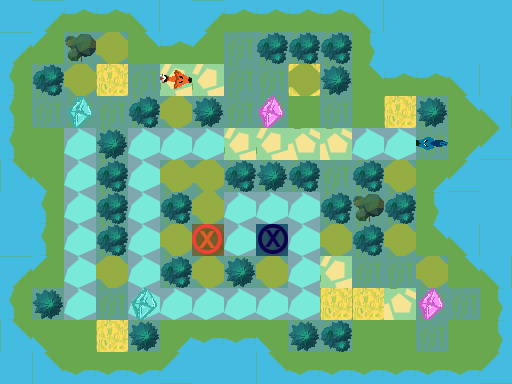

Below is a game level as drawn by its tile map, then a one-line description and the .tmx file that defines it, in full:
An orthogonal 16x12 tile map with 32x32 px tiles, 3 tile layers (Ground, Obstacles, Objects), 1 hidden layer not drawn.

<map version="1.0" orientation="orthogonal" renderorder="right-down" width="16" height="12" tilewidth="32" tileheight="32" nextobjectid="6">
 <tileset firstgid="1" name="TilesetPlaceholder" tilewidth="32" tileheight="32" tilecount="240" columns="10">
  <image source="../../../Tileset.png" width="320" height="768" />
 </tileset>
 <layer name="Ground" width="16" height="12">
  <data encoding="csv">
5,3221225493,1610612747,1610612747,1610612757,5,3221225493,1610612747,1610612747,1610612747,1610612747,1610612757,5,5,5,5,
3221225493,3221225503,7,7,1610612767,1610612747,3221225503,7,7,7,7,11,5,5,5,5,
3221225483,7,7,2,7,8,8,7,7,2,7,1610612767,1610612747,1610612747,1610612757,5,
3221225483,7,7,7,7,7,7,7,7,1,7,1,2,7,1610612767,1610612757,
3221225483,1,18,7,18,18,18,8,8,2684354568,2684354568,18,18,7,31,21,
2684354581,2684354591,18,7,18,7,7,7,7,7,7,7,7,31,21,5,
5,3221225483,18,7,18,7,7,18,18,18,7,7,7,11,5,5,
5,3221225483,18,7,18,7,7,18,7,18,7,7,7,1610612767,1610612757,5,
3221225493,3221225503,18,7,18,7,7,7,7,18,8,7,7,7,1610612767,1610612757,
3221225483,7,18,7,18,18,18,18,18,18,2,2,2684354568,7,7,11,
2684354581,2684354591,1,2,7,31,2684354571,2684354571,2684354591,7,7,1,1,7,1,11,
5,2684354581,2684354571,2684354571,2684354571,21,5,5,2684354581,2684354571,2684354571,2684354571,2684354571,2684354571,2684354571,21
</data>
 </layer>
 <layer name="Obstacles" width="16" height="12">
  <data encoding="csv">
0,0,0,0,0,0,0,0,0,0,0,0,0,0,0,0,
0,0,54,44,0,0,0,0,42,42,42,0,0,0,0,0,
0,42,44,0,0,0,0,0,0,44,53,0,0,0,0,0,
0,0,0,0,42,44,53,0,0,0,0,0,0,53,0,0,
0,0,0,53,0,0,0,0,0,0,0,0,0,0,0,0,
0,0,0,42,0,44,44,42,53,42,0,42,44,0,0,0,
0,0,0,42,0,42,44,0,0,0,42,54,42,0,0,0,
0,0,0,42,0,44,0,0,0,0,44,42,44,0,0,0,
0,0,0,44,0,42,44,53,44,0,0,0,0,44,0,0,
0,53,0,0,0,0,0,0,0,0,0,0,0,0,0,0,
0,0,0,0,53,0,0,0,0,53,42,0,0,0,0,0,
0,0,0,0,0,0,0,0,0,0,0,0,0,0,0,0
</data>
 </layer>
 <layer name="Objects" width="16" height="12">
  <data encoding="csv">
0,0,0,0,0,0,0,0,0,0,0,0,0,0,0,0,
0,0,0,0,0,0,0,0,0,0,0,0,0,0,0,0,
0,0,0,0,0,2684354751,0,0,0,0,0,0,0,0,0,0,
0,0,184,0,0,0,0,0,183,0,0,0,0,0,0,0,
0,0,0,0,0,0,0,0,0,0,0,0,0,1610612928,0,0,
0,0,0,0,0,0,0,0,0,0,0,0,0,0,0,0,
0,0,0,0,0,0,0,0,0,0,0,0,0,0,0,0,
0,0,0,0,0,0,181,0,182,0,0,0,0,0,0,0,
0,0,0,0,0,0,0,0,0,0,0,0,0,0,0,0,
0,0,0,0,184,0,0,0,0,0,0,0,0,183,0,0,
0,0,0,0,0,0,0,0,0,0,0,0,0,0,0,0,
0,0,0,0,0,0,0,0,0,0,0,0,0,0,0,0
</data>
 </layer>
 <layer name="Solution" width="16" height="12" visible="0">
  <data encoding="csv">
224,224,224,224,224,224,224,224,224,224,224,224,224,224,224,224,
224,0,0,0,0,0,0,0,0,0,0,0,0,0,0,224,
224,0,0,0,0,0,0,0,0,0,0,0,0,0,0,224,
224,224,224,224,224,224,0,0,0,0,0,0,0,0,0,224,
224,224,224,224,224,224,0,0,0,0,0,0,0,0,0,224,
224,0,0,0,0,0,0,0,0,0,0,0,0,0,0,224,
224,0,0,0,0,0,0,0,0,0,0,0,0,0,0,224,
224,0,0,0,0,0,0,0,0,0,0,0,0,0,0,224,
224,0,0,0,0,0,0,0,0,0,0,17,0,0,0,224,
224,0,0,0,0,0,0,0,0,0,0,0,0,0,0,224,
224,0,0,0,0,0,0,0,0,0,0,0,0,0,0,224,
224,224,224,224,224,224,224,224,224,224,224,224,224,224,224,224
</data>
 </layer>
</map>
